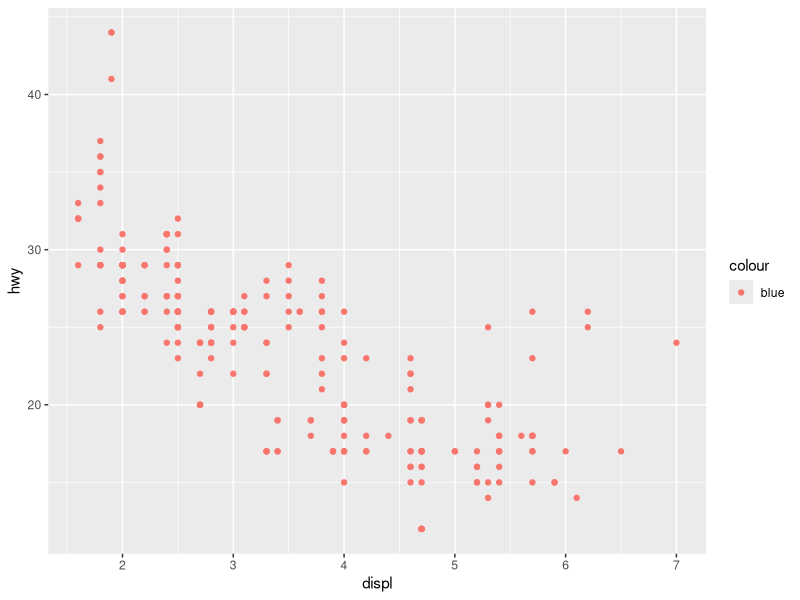
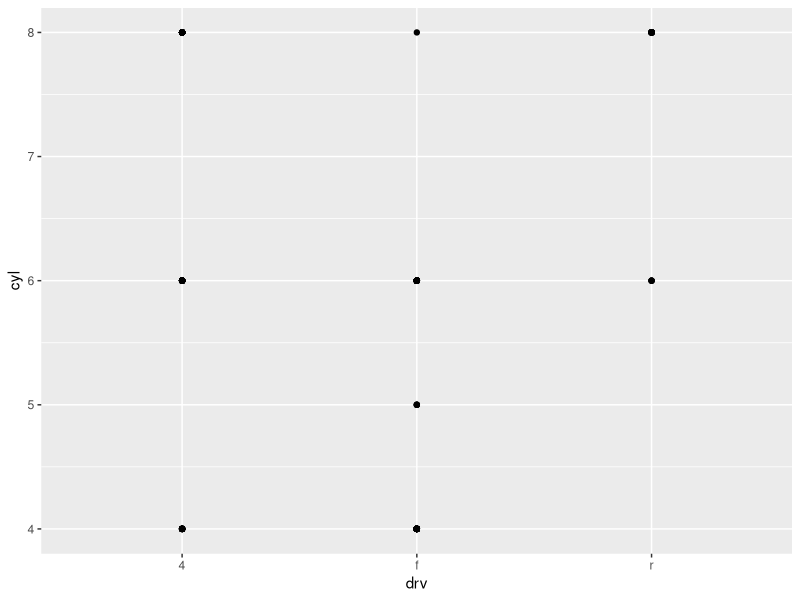
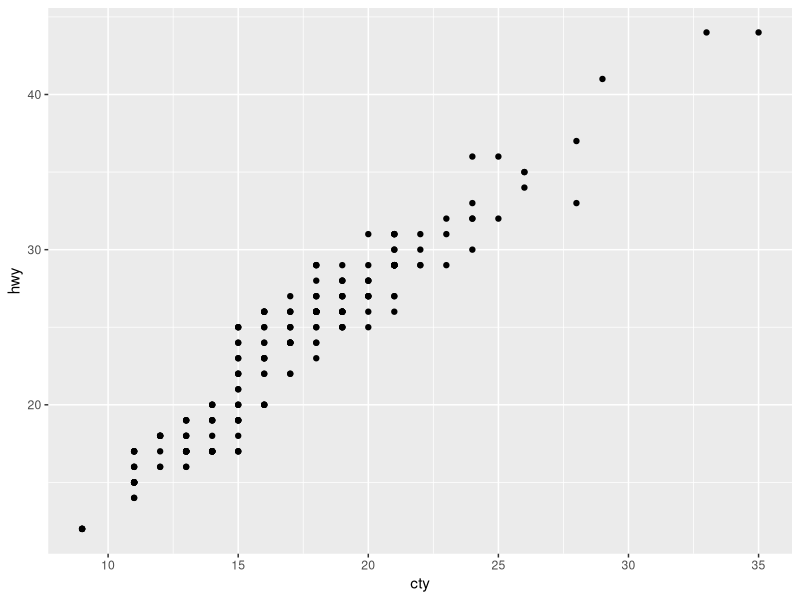
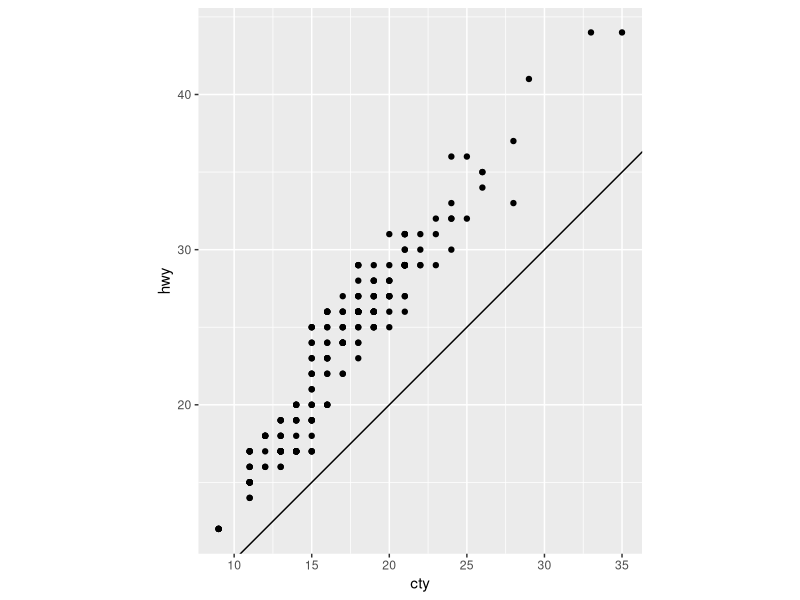

The R script that drew these images, in order:
## ---- chunk 1
knitr::opts_chunk$set(echo = TRUE, message = FALSE, warning = FALSE)
## ---- chunk 2
library(tidyverse)
read_csv("../physical-book-chapter-schedule.csv") %>% 
  filter(Meeting == 2) %>% 
  select(-Meeting) %>% 
  knitr::kable()
## ---- chunk 3
library(tidyverse)
read_csv("../online-book-chapter-schedule.csv") %>% 
  filter(Meeting == 2) %>% 
  select(-Meeting) %>% 
  knitr::kable()
## ---- chunk 4
    ggplot(data = mpg) + 
      geom_point(mapping = aes(x = displ, y = hwy, color = "blue"))
## ---- chunk 5
    ggplot(data = mpg) + 
      geom_point(mapping = aes(x = drv, y = cyl))
## ---- chunk 6
    ggplot(data = mpg, mapping = aes(x = cty, y = hwy)) + 
      geom_point()
## ---- chunk 7
    ggplot(data = mpg, mapping = aes(x = cty, y = hwy)) +
      geom_point() + 
      geom_abline() +
      coord_fixed()
